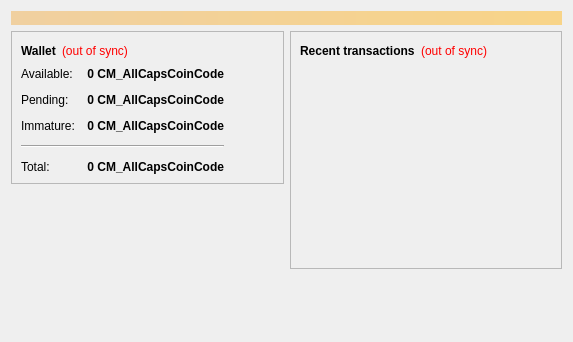
<?xml version="1.0" encoding="UTF-8"?>
<ui version="4.0">
 <class>OverviewPage</class>
 <widget class="QWidget" name="OverviewPage">
  <property name="geometry">
   <rect>
    <x>0</x>
    <y>0</y>
    <width>573</width>
    <height>342</height>
   </rect>
  </property>
  <property name="windowTitle">
   <string>Form</string>
  </property>
  <layout class="QVBoxLayout" name="topLayout">
   <item>
    <widget class="QLabel" name="labelAlerts">
     <property name="visible">
      <bool>false</bool>
     </property>
     <property name="styleSheet">
      <string notr="true">background-color: qlineargradient(x1: 0, y1: 0, x2: 1, y2: 0, stop:0 #F0D0A0, stop:1 #F8D488); color:#000000;</string>
     </property>
     <property name="wordWrap">
      <bool>true</bool>
     </property>
     <property name="margin">
      <number>3</number>
     </property>
    </widget>
   </item>
   <item>
    <layout class="QHBoxLayout" name="horizontalLayout" stretch="1,1">
     <item>
      <layout class="QVBoxLayout" name="verticalLayout_2">
       <item>
        <widget class="QFrame" name="frame">
         <property name="frameShape">
          <enum>QFrame::StyledPanel</enum>
         </property>
         <property name="frameShadow">
          <enum>QFrame::Raised</enum>
         </property>
         <layout class="QVBoxLayout" name="verticalLayout_4">
          <item>
           <layout class="QHBoxLayout" name="horizontalLayout_4">
            <item>
             <widget class="QLabel" name="label_5">
              <property name="font">
               <font>
                <weight>75</weight>
                <bold>true</bold>
               </font>
              </property>
              <property name="text">
               <string>Wallet</string>
              </property>
             </widget>
            </item>
            <item>
             <widget class="QLabel" name="labelWalletStatus">
              <property name="toolTip">
               <string>The displayed information may be out of date. Your wallet automatically synchronizes with the CM_UppercaseCoinName network after a connection is established, but this process has not completed yet.</string>
              </property>
              <property name="styleSheet">
               <string notr="true">QLabel { color: red; }</string>
              </property>
              <property name="text">
               <string notr="true">(out of sync)</string>
              </property>
              <property name="alignment">
               <set>Qt::AlignLeading|Qt::AlignLeft|Qt::AlignVCenter</set>
              </property>
             </widget>
            </item>
            <item>
             <spacer name="horizontalSpacer_2">
              <property name="orientation">
               <enum>Qt::Horizontal</enum>
              </property>
              <property name="sizeHint" stdset="0">
               <size>
                <width>40</width>
                <height>20</height>
               </size>
              </property>
             </spacer>
            </item>
           </layout>
          </item>
          <item>
          <layout class="QHBoxLayout" name="horizontalLayout_3">
           <item>
           <layout class="QFormLayout" name="formLayout_2">
            <property name="fieldGrowthPolicy">
             <enum>QFormLayout::AllNonFixedFieldsGrow</enum>
            </property>
            <property name="horizontalSpacing">
             <number>12</number>
            </property>
            <property name="verticalSpacing">
             <number>12</number>
            </property>
            <item row="0" column="0">
             <widget class="QLabel" name="label">
              <property name="text">
               <string>Available:</string>
              </property>
             </widget>
            </item>
            <item row="0" column="1">
             <widget class="QLabel" name="labelBalance">
              <property name="font">
               <font>
                <weight>75</weight>
                <bold>true</bold>
               </font>
              </property>
              <property name="cursor">
               <cursorShape>IBeamCursor</cursorShape>
              </property>
              <property name="toolTip">
               <string>Your current spendable balance</string>
              </property>
              <property name="text">
               <string notr="true">0 CM_AllCapsCoinCode</string>
              </property>
              <property name="alignment">
               <set>Qt::AlignRight|Qt::AlignTrailing|Qt::AlignVCenter</set>
              </property>
              <property name="textInteractionFlags">
               <set>Qt::LinksAccessibleByMouse|Qt::TextSelectableByKeyboard|Qt::TextSelectableByMouse</set>
              </property>
             </widget>
            </item>
            <item row="1" column="0">
             <widget class="QLabel" name="label_3">
              <property name="text">
               <string>Pending:</string>
              </property>
             </widget>
            </item>
            <item row="1" column="1">
             <widget class="QLabel" name="labelUnconfirmed">
              <property name="font">
               <font>
                <weight>75</weight>
                <bold>true</bold>
               </font>
              </property>
              <property name="cursor">
               <cursorShape>IBeamCursor</cursorShape>
              </property>
              <property name="toolTip">
               <string>Total of transactions that have yet to be confirmed, and do not yet count toward the spendable balance</string>
              </property>
              <property name="text">
               <string notr="true">0 CM_AllCapsCoinCode</string>
              </property>
              <property name="alignment">
               <set>Qt::AlignRight|Qt::AlignTrailing|Qt::AlignVCenter</set>
              </property>
              <property name="textInteractionFlags">
               <set>Qt::LinksAccessibleByMouse|Qt::TextSelectableByKeyboard|Qt::TextSelectableByMouse</set>
              </property>
             </widget>
            </item>
            <item row="2" column="0">
             <widget class="QLabel" name="labelImmatureText">
              <property name="text">
               <string>Immature:</string>
              </property>
             </widget>
            </item>
            <item row="2" column="1">
             <widget class="QLabel" name="labelImmature">
              <property name="font">
               <font>
                <weight>75</weight>
                <bold>true</bold>
               </font>
              </property>
              <property name="toolTip">
               <string>Mined balance that has not yet matured</string>
              </property>
              <property name="text">
               <string notr="true">0 CM_AllCapsCoinCode</string>
              </property>
              <property name="alignment">
               <set>Qt::AlignRight|Qt::AlignTrailing|Qt::AlignVCenter</set>
              </property>
              <property name="textInteractionFlags">
               <set>Qt::LinksAccessibleByMouse|Qt::TextSelectableByKeyboard|Qt::TextSelectableByMouse</set>
              </property>
             </widget>
            </item>
            <item row="4" column="0">
             <widget class="QLabel" name="labelTotalText">
              <property name="text">
               <string>Total:</string>
              </property>
             </widget>
            </item>
            <item row="4" column="1">
             <widget class="QLabel" name="labelTotal">
              <property name="font">
               <font>
                <weight>75</weight>
                <bold>true</bold>
               </font>
              </property>
              <property name="cursor">
               <cursorShape>IBeamCursor</cursorShape>
              </property>
              <property name="toolTip">
               <string>Your current total balance</string>
              </property>
              <property name="text">
               <string notr="true">0 CM_AllCapsCoinCode</string>
              </property>
              <property name="alignment">
               <set>Qt::AlignRight|Qt::AlignTrailing|Qt::AlignVCenter</set>
              </property>
              <property name="textInteractionFlags">
               <set>Qt::LinksAccessibleByMouse|Qt::TextSelectableByKeyboard|Qt::TextSelectableByMouse</set>
              </property>
             </widget>
            </item>
            <item row="3" column="0" colspan="2">
             <widget class="Line" name="line">
              <property name="orientation">
               <enum>Qt::Horizontal</enum>
              </property>
             </widget>
            </item>
           </layout>
          </item>
            <item>
             <spacer name="horizontalSpacer_3">
              <property name="orientation">
               <enum>Qt::Horizontal</enum>
              </property>
              <property name="sizeHint" stdset="0">
               <size>
                <width>40</width>
                <height>20</height>
               </size>
              </property>
             </spacer>
            </item>
           </layout>
          </item>
         </layout>
        </widget>
       </item>
       <item>
        <spacer name="verticalSpacer">
         <property name="orientation">
          <enum>Qt::Vertical</enum>
         </property>
         <property name="sizeHint" stdset="0">
          <size>
           <width>20</width>
           <height>40</height>
          </size>
         </property>
        </spacer>
       </item>
      </layout>
     </item>
     <item>
      <layout class="QVBoxLayout" name="verticalLayout_3">
       <item>
        <widget class="QFrame" name="frame_2">
         <property name="frameShape">
          <enum>QFrame::StyledPanel</enum>
         </property>
         <property name="frameShadow">
          <enum>QFrame::Raised</enum>
         </property>
         <layout class="QVBoxLayout" name="verticalLayout">
          <item>
           <layout class="QHBoxLayout" name="horizontalLayout_2">
            <item>
             <widget class="QLabel" name="label_4">
              <property name="text">
               <string>&lt;b&gt;Recent transactions&lt;/b&gt;</string>
              </property>
             </widget>
            </item>
            <item>
             <widget class="QLabel" name="labelTransactionsStatus">
              <property name="toolTip">
               <string>The displayed information may be out of date. Your wallet automatically synchronizes with the CM_UppercaseCoinName network after a connection is established, but this process has not completed yet.</string>
              </property>
              <property name="styleSheet">
               <string notr="true">QLabel { color: red; }</string>
              </property>
              <property name="text">
               <string notr="true">(out of sync)</string>
              </property>
              <property name="alignment">
               <set>Qt::AlignRight|Qt::AlignTrailing|Qt::AlignVCenter</set>
              </property>
             </widget>
            </item>
            <item>
             <spacer name="horizontalSpacer">
              <property name="orientation">
               <enum>Qt::Horizontal</enum>
              </property>
              <property name="sizeHint" stdset="0">
               <size>
                <width>40</width>
                <height>20</height>
               </size>
              </property>
             </spacer>
            </item>
           </layout>
          </item>
          <item>
           <widget class="QListView" name="listTransactions">
            <property name="styleSheet">
             <string notr="true">QListView { background: transparent; }</string>
            </property>
            <property name="frameShape">
             <enum>QFrame::NoFrame</enum>
            </property>
            <property name="verticalScrollBarPolicy">
             <enum>Qt::ScrollBarAlwaysOff</enum>
            </property>
            <property name="horizontalScrollBarPolicy">
             <enum>Qt::ScrollBarAlwaysOff</enum>
            </property>
            <property name="selectionMode">
             <enum>QAbstractItemView::NoSelection</enum>
            </property>
           </widget>
          </item>
         </layout>
        </widget>
       </item>
       <item>
        <spacer name="verticalSpacer_2">
         <property name="orientation">
          <enum>Qt::Vertical</enum>
         </property>
         <property name="sizeHint" stdset="0">
          <size>
           <width>20</width>
           <height>40</height>
          </size>
         </property>
        </spacer>
       </item>
      </layout>
     </item>
    </layout>
   </item>
  </layout>
 </widget>
 <resources/>
 <connections/>
</ui>
